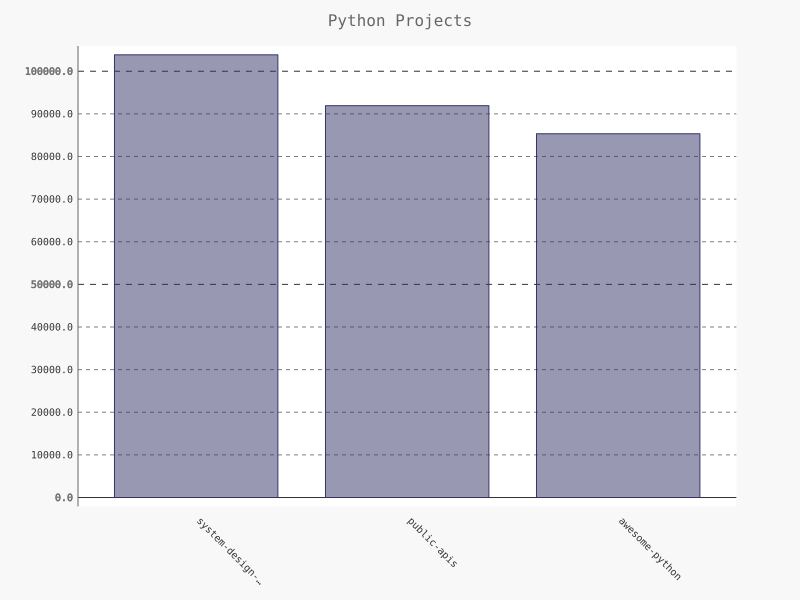

Write the Python code that produced this figure.
import pygal
from pygal.style import LightColorizedStyle as LCS, LightenStyle as LS

my_style = LS('#333366', base_style = LCS)
chart = pygal.Bar(style = my_style, x_label_rotation = 45, show_legend = False)
chart.title = 'Python Projects'
chart.x_labels = ['system-design-…', 'public-apis', 'awesome-python']

plot_dicts = [
    {'value': 103845, 'label': 'Description of system-design-…'},#pluggin in values manually with respect to our old python_repos graph
    {'value': 91920, 'label': 'Description of public-apis'},#pluggin in values manually with respect to our old python_repos graph
    {'value': 85335, 'label': 'Description of awesome-python'},#pluggin in values manually with respect to our old python_repos graph
]

chart.add('',plot_dicts)
chart.render_to_file('bar_descriptions.svg')
